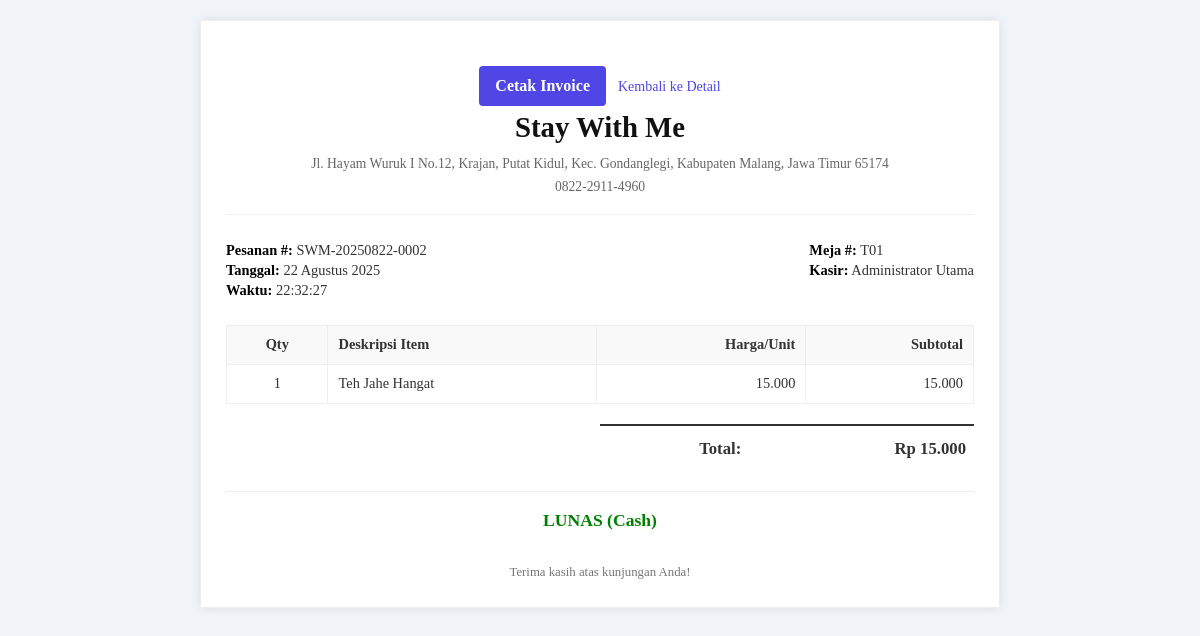
The page /admin/orders/invoice/8 (signed in) on the database its author committed.
### tables this page shows
CREATE TABLE IF NOT EXISTS `orders` (
  `id` bigint(20) unsigned NOT NULL AUTO_INCREMENT,
  `table_id` int(10) unsigned NOT NULL COMMENT 'Relasi ke meja tempat pesanan dibuat',
  `order_number` varchar(100) NOT NULL COMMENT 'Nomor unik pesanan (e.g., STW-YYYYMMDD-NNN)',
  `total_amount` decimal(15,2) NOT NULL DEFAULT '0.00' COMMENT 'Total harga pesanan (dihitung dari order_items)',
  `status` varchar(25) NOT NULL DEFAULT 'pending_payment' COMMENT 'Status progres pesanan',
  `notes` text DEFAULT NULL COMMENT 'Catatan tambahan dari pelanggan untuk keseluruhan pesanan',
  `order_time` timestamp NOT NULL DEFAULT CURRENT_TIMESTAMP COMMENT 'Waktu pesanan dibuat',
  `created_at` timestamp DEFAULT CURRENT_TIMESTAMP,
  `updated_at` timestamp DEFAULT CURRENT_TIMESTAMP ON UPDATE CURRENT_TIMESTAMP,
  `shipping_cost` decimal(15,2) NOT NULL DEFAULT '0.00',
  `service_charge` decimal(15,2) NOT NULL DEFAULT '0.00',
  `mdr_service_fee` decimal(15,2) NOT NULL DEFAULT '0.00',
  `rounding` decimal(15,2) NOT NULL DEFAULT '0.00',
  `tax` decimal(15,2) NOT NULL DEFAULT '0.00',
  `other_revenue` decimal(15,2) NOT NULL DEFAULT '0.00',
  `purchase_promo` decimal(15,2) NOT NULL DEFAULT '0.00',
  `product_promo` decimal(15,2) NOT NULL DEFAULT '0.00',
  `complimentary` decimal(15,2) NOT NULL DEFAULT '0.00',
  `admin_fee` decimal(15,2) NOT NULL DEFAULT '0.00',
  `refunds` decimal(15,2) NOT NULL DEFAULT '0.00',
  `mdr_fee` decimal(15,2) NOT NULL DEFAULT '0.00',
  `commission` decimal(15,2) NOT NULL DEFAULT '0.00',
  PRIMARY KEY (`id`)  ,
  UNIQUE KEY `order_number` (`order_number`),
  KEY `fk_orders_tables_idx` (`table_id`),
  KEY `idx_orders_status` (`status`),
  KEY `idx_orders_order_time` (`order_time`),
  CONSTRAINT `fk_orders_tables` FOREIGN KEY (`table_id`) REFERENCES `tables` (`id`) ON UPDATE CASCADE
);

CREATE TABLE IF NOT EXISTS `tables` (
  `id` int(10) unsigned NOT NULL AUTO_INCREMENT,
  `table_number` varchar(50) NOT NULL COMMENT 'Nomor atau Nama Meja (e.g., T01, T02, VIP 1)',
  `qr_code_identifier` varchar(100) NOT NULL COMMENT 'Identifier unik untuk URL QR Code (bisa UUID atau random string)',
  `description` varchar(255) DEFAULT NULL COMMENT 'Deskripsi tambahan meja',
  `is_active` tinyint(1) NOT NULL DEFAULT '1' COMMENT 'Apakah meja ini aktif digunakan',
  `created_at` timestamp DEFAULT CURRENT_TIMESTAMP,
  `updated_at` timestamp DEFAULT CURRENT_TIMESTAMP ON UPDATE CURRENT_TIMESTAMP,
  PRIMARY KEY (`id`)  ,
  UNIQUE KEY `table_number` (`table_number`),
  UNIQUE KEY `qr_code_identifier` (`qr_code_identifier`),
  KEY `idx_tables_table_number` (`table_number`),
  KEY `idx_tables_qr_code_identifier` (`qr_code_identifier`)
);

CREATE TABLE IF NOT EXISTS `payments` (
  `id` bigint(20) unsigned NOT NULL AUTO_INCREMENT,
  `order_id` bigint(20) unsigned NOT NULL COMMENT 'Relasi ke order yang dibayar',
  `payment_method` enum('cash','qris','card','transfer') NOT NULL DEFAULT 'cash' COMMENT 'Metode pembayaran',
  `amount_paid` decimal(15,2) NOT NULL COMMENT 'Jumlah yang dibayar',
  `payment_time` timestamp NOT NULL DEFAULT CURRENT_TIMESTAMP COMMENT 'Waktu pembayaran',
  `processed_by_user_id` int(10) unsigned DEFAULT NULL COMMENT 'Staff (user) yang memproses pembayaran',
  `created_at` timestamp DEFAULT CURRENT_TIMESTAMP,
  `updated_at` timestamp DEFAULT CURRENT_TIMESTAMP ON UPDATE CURRENT_TIMESTAMP,
  PRIMARY KEY (`id`)  ,
  UNIQUE KEY `order_id` (`order_id`),
  KEY `fk_payments_users` (`processed_by_user_id`),
  CONSTRAINT `fk_payments_orders` FOREIGN KEY (`order_id`) REFERENCES `orders` (`id`) ON UPDATE CASCADE,
  CONSTRAINT `fk_payments_users` FOREIGN KEY (`processed_by_user_id`) REFERENCES `users` (`id`) ON DELETE SET NULL ON UPDATE CASCADE
);

CREATE TABLE IF NOT EXISTS `users` (
  `id` int(10) unsigned NOT NULL AUTO_INCREMENT,
  `username` varchar(50) NOT NULL COMMENT 'Username untuk login',
  `password` varchar(255) NOT NULL COMMENT 'HARUS disimpan dalam bentuk hash!',
  `name` varchar(100) NOT NULL COMMENT 'Nama lengkap pengguna',
  `role` enum('admin','staff','kitchen') NOT NULL DEFAULT 'staff' COMMENT 'Peran pengguna (admin, staff kasir, staff dapur)',
  `is_active` tinyint(1) NOT NULL DEFAULT '1' COMMENT 'Status aktif pengguna',
  `created_at` timestamp DEFAULT CURRENT_TIMESTAMP,
  `updated_at` timestamp DEFAULT CURRENT_TIMESTAMP ON UPDATE CURRENT_TIMESTAMP,
  PRIMARY KEY (`id`)  ,
  UNIQUE KEY `username` (`username`),
  KEY `idx_users_username` (`username`)
);

CREATE TABLE IF NOT EXISTS `order_items` (
  `id` bigint(20) unsigned NOT NULL AUTO_INCREMENT,
  `order_id` bigint(20) unsigned NOT NULL COMMENT 'Relasi ke tabel orders',
  `menu_item_id` int(10) unsigned NOT NULL COMMENT 'Relasi ke tabel menu_items',
  `quantity` int(10) unsigned NOT NULL DEFAULT '1' COMMENT 'Jumlah item yang dipesan',
  `price_at_order` decimal(12,2) NOT NULL COMMENT 'Harga item pada saat dipesan',
  `subtotal` decimal(15,2) NOT NULL COMMENT 'Total harga (quantity * price_at_order)',
  `notes` varchar(255) DEFAULT NULL COMMENT 'Catatan spesifik untuk item ini',
  PRIMARY KEY (`id`)  ,
  KEY `fk_order_items_orders_idx` (`order_id`),
  KEY `fk_order_items_menu_items_idx` (`menu_item_id`),
  CONSTRAINT `fk_order_items_menu_items` FOREIGN KEY (`menu_item_id`) REFERENCES `menu_items` (`id`) ON UPDATE CASCADE,
  CONSTRAINT `fk_order_items_orders` FOREIGN KEY (`order_id`) REFERENCES `orders` (`id`) ON DELETE CASCADE ON UPDATE CASCADE
);

CREATE TABLE IF NOT EXISTS `menu_items` (
  `id` int(10) unsigned NOT NULL AUTO_INCREMENT,
  `category_id` int(10) unsigned NOT NULL COMMENT 'Relasi ke tabel categories',
  `name` varchar(150) NOT NULL COMMENT 'Nama item menu',
  `description` text DEFAULT NULL COMMENT 'Deskripsi item menu',
  `price` decimal(12,2) NOT NULL COMMENT 'Harga item menu (gunakan DECIMAL untuk uang)',
  `cost` decimal(12,2) DEFAULT '0.00' COMMENT 'Harga pokok penjualan (HPP) per item',
  `image_path` varchar(255) DEFAULT NULL COMMENT 'Path ke file gambar item menu',
  `is_available` tinyint(1) NOT NULL DEFAULT '1' COMMENT 'Status ketersediaan item (1=Tersedia, 0=Habis)',
  `created_at` timestamp DEFAULT CURRENT_TIMESTAMP,
  `updated_at` timestamp DEFAULT CURRENT_TIMESTAMP ON UPDATE CURRENT_TIMESTAMP,
  PRIMARY KEY (`id`)  ,
  KEY `fk_menu_items_categories_idx` (`category_id`),
  KEY `idx_menu_items_name` (`name`),
  CONSTRAINT `fk_menu_items_categories` FOREIGN KEY (`category_id`) REFERENCES `categories` (`id`) ON UPDATE CASCADE
);

### app/views/admin/orders/invoice.php (the view, shortened to what the rows shown need)
<?php
$order = $order ?? null;
$payment = $payment ?? null;
$cafeName = SanitizeHelper::html(APP_NAME ?? 'Stay With Me Cafe');
$cafeAddress = SanitizeHelper::html(CAFE_ADDRESS ?? 'Jl. Contoh No. 123, Kota Anda');
$cafePhone = SanitizeHelper::html(CAFE_PHONE ?? '0812-3456-7890');
?>
<!DOCTYPE html>
<html lang="id">
<head>
    <link rel="stylesheet" href="<?= \App\Helpers\UrlHelper::baseUrl('css/admin_output.css') ?>">
</head>
<body>
    <?php if ($order): ?>
    <div class="invoice-container">
        <div class="print-button-container">
            <button onclick="window.print()" class="bg-indigo-600 hover:bg-indigo-700 text-white font-bold py-2 px-4 rounded transition">
                Cetak Invoice
            </button>
            <a href="<?= UrlHelper::baseUrl('/admin/orders/show/' . $order['id']) ?>" class="ml-2 text-sm text-indigo-600 hover:underline">Kembali ke Detail</a>
        </div>
        <div class="invoice-header">
            <h1><?= $cafeName ?></h1>
            <p><?= $cafeAddress ?></p>
            <p><?= $cafePhone ?></p>
        </div>
        <div class="invoice-details">
            <div>
                 <strong>Pesanan #:</strong> <?= SanitizeHelper::html($order['order_number']) ?><br>
                 <strong>Tanggal:</strong> <?= DateHelper::formatIndonesian($order['order_time'], 'dateonly') ?><br>
                 <strong>Waktu:</strong> <?= DateHelper::formatIndonesian($order['order_time'], 'H:i:s') ?>
            </div>
             <div>
                 <strong>Meja #:</strong> <?= SanitizeHelper::html($order['table_number']) ?><br>
                 <?php if ($payment && isset($payment['processed_by_user_name'])): ?>
                    <strong>Kasir:</strong> <?= SanitizeHelper::html($payment['processed_by_user_name']) ?>
                 <?php endif; ?>
            </div>
        </div>
        <table class="invoice-table">
            <thead>
                <tr>
                    <th class="qty">Qty</th>
                    <th>Deskripsi Item</th>
                    <th class="price">Harga/Unit</th>
                    <th class="price">Subtotal</th>
                </tr>
            </thead>
            <tbody>
                <?php if (!empty($order['items'])): ?>
                    <?php foreach ($order['items'] as $item): ?>
                        <tr>
                            <td class="qty"><?= SanitizeHelper::html($item['quantity']) ?></td>
                            <td>
                                <?= SanitizeHelper::html($item['menu_item_name']) ?>
                            </td>
                            <td class="price"><?= NumberHelper::formatCurrencyIDR($item['price_at_order'], false)  ?></td>
                            <td class="price"><?= NumberHelper::formatCurrencyIDR($item['subtotal'], false) ?></td>
                        </tr>
                    <?php endforeach; ?>
                <?php else: ?>
                    <tr><td colspan="4" style="text-align: center;">(Tidak ada item)</td></tr>
                <?php endif; ?>
            </tbody>
        </table>
        <div class="invoice-totals">
             <table>
                 <tr class="grand-total">
                     <td>Total:</td>
                     <td style="text-align:right;"><?= NumberHelper::formatCurrencyIDR($order['total_amount']) ?></td>
                 </tr>
             </table>
        </div>
         <?php
            $isPaid = $payment || ($order['status'] === 'paid' || $order['status'] === 'served');
            $paymentText = $isPaid ? 'LUNAS' : 'BELUM LUNAS';
            $paymentClass = $isPaid ? 'paid' : 'unpaid';
        ?>
        <div class="payment-status <?= $paymentClass ?>">
            <?= $paymentText ?>
            <?php if ($payment): ?>
                (<?= SanitizeHelper::html(ucfirst($payment['payment_method'])) ?>)
            <?php endif; ?>
        </div>
        <div class="invoice-footer">
            Terima kasih atas kunjungan Anda!
        </div>
    </div>
    <?php else: ?>
        <div style="padding: 20px; text-align: center; color: red;">Invoice tidak dapat dibuat karena data pesanan tidak ditemukan.</div>
    <?php endif; ?>
</body>
</html>

### rows shown on the page
orders: order_number "SWM-20250822-0002", order_time "22 Agustus 2025", order_time "22:32:27", table.table_number "T01", total_amount "Rp 15.000"
payments: processed_by_user.name "Administrator Utama", payment_method "Cash"
order_items: quantity "1", menu_item.name "Teh Jahe Hangat", price_at_order "15.000", subtotal "15.000"

### other values the page prints
$cafeName "Stay With Me"
$cafeAddress "Jl. Hayam Wuruk I No.12, Krajan, Putat Kidul, Kec. Gondanglegi, Kabupaten Malang, Jawa Timur 65174"
$cafePhone "0822-2911-4960"
$paymentText "LUNAS"
